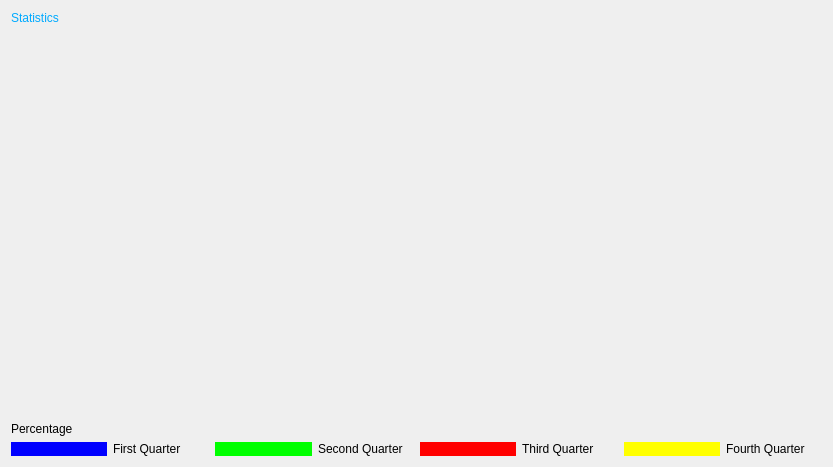
<?xml version="1.0" encoding="UTF-8"?>
<ui version="4.0">
 <class>statistique</class>
 <widget class="QDialog" name="statistique">
  <property name="geometry">
   <rect>
    <x>0</x>
    <y>0</y>
    <width>833</width>
    <height>467</height>
   </rect>
  </property>
  <property name="windowTitle">
   <string>Dialog</string>
  </property>
  <layout class="QGridLayout" name="gridLayout">
   <item row="0" column="0">
    <layout class="QVBoxLayout" name="verticalLayout_3">
     <item>
      <widget class="QLabel" name="label_8">
       <property name="styleSheet">
        <string notr="true">font: 18pt &quot;MS Shell Dlg 2&quot;;
color: rgb(0, 170, 255);</string>
       </property>
       <property name="text">
        <string>Statistics</string>
       </property>
      </widget>
     </item>
     <item>
      <spacer name="verticalSpacer">
       <property name="orientation">
        <enum>Qt::Vertical</enum>
       </property>
       <property name="sizeHint" stdset="0">
        <size>
         <width>20</width>
         <height>40</height>
        </size>
       </property>
      </spacer>
     </item>
     <item>
      <layout class="QHBoxLayout" name="horizontalLayout_5">
       <item>
        <layout class="QVBoxLayout" name="verticalLayout_2">
         <item>
          <widget class="QLabel" name="label">
           <property name="styleSheet">
            <string notr="true">font: 75 italic 14pt &quot;Arial&quot;;</string>
           </property>
           <property name="text">
            <string>Percentage</string>
           </property>
          </widget>
         </item>
         <item>
          <layout class="QHBoxLayout" name="horizontalLayout_6">
           <property name="leftMargin">
            <number>0</number>
           </property>
           <property name="rightMargin">
            <number>0</number>
           </property>
           <item>
            <layout class="QHBoxLayout" name="horizontalLayout_4">
             <item>
              <widget class="QWidget" name="widget" native="true">
               <property name="sizePolicy">
                <sizepolicy hsizetype="Preferred" vsizetype="Preferred">
                 <horstretch>0</horstretch>
                 <verstretch>0</verstretch>
                </sizepolicy>
               </property>
               <property name="minimumSize">
                <size>
                 <width>0</width>
                 <height>0</height>
                </size>
               </property>
               <property name="styleSheet">
                <string notr="true">background-color: rgb(0, 0, 255);</string>
               </property>
              </widget>
             </item>
             <item>
              <widget class="QLabel" name="label_2">
               <property name="styleSheet">
                <string notr="true">font: 12pt &quot;MS Shell Dlg 2&quot;;</string>
               </property>
               <property name="text">
                <string>First Quarter </string>
               </property>
              </widget>
             </item>
            </layout>
           </item>
           <item>
            <layout class="QHBoxLayout" name="horizontalLayout_3">
             <item>
              <widget class="QWidget" name="widget_5" native="true">
               <property name="styleSheet">
                <string notr="true">background-color: rgb(0, 255, 0);</string>
               </property>
              </widget>
             </item>
             <item>
              <widget class="QLabel" name="label_3">
               <property name="styleSheet">
                <string notr="true">font: 12pt &quot;MS Shell Dlg 2&quot;;</string>
               </property>
               <property name="text">
                <string>Second Quarter</string>
               </property>
              </widget>
             </item>
            </layout>
           </item>
           <item>
            <layout class="QHBoxLayout" name="horizontalLayout_2">
             <item>
              <widget class="QWidget" name="widget_3" native="true">
               <property name="styleSheet">
                <string notr="true">background-color: rgb(0, 255, 0);
background-color: rgb(255, 0, 0);</string>
               </property>
              </widget>
             </item>
             <item>
              <widget class="QLabel" name="label_6">
               <property name="styleSheet">
                <string notr="true">font: 12pt &quot;MS Shell Dlg 2&quot;;</string>
               </property>
               <property name="text">
                <string>Third Quarter</string>
               </property>
              </widget>
             </item>
            </layout>
           </item>
           <item>
            <layout class="QHBoxLayout" name="horizontalLayout">
             <item>
              <widget class="QWidget" name="widget_4" native="true">
               <property name="styleSheet">
                <string notr="true">background-color: rgb(0, 255, 0);
background-color: rgb(255, 255, 0);</string>
               </property>
              </widget>
             </item>
             <item>
              <widget class="QLabel" name="label_5">
               <property name="styleSheet">
                <string notr="true">font: 12pt &quot;MS Shell Dlg 2&quot;;</string>
               </property>
               <property name="text">
                <string>Fourth Quarter</string>
               </property>
              </widget>
             </item>
            </layout>
           </item>
          </layout>
         </item>
        </layout>
       </item>
      </layout>
     </item>
    </layout>
   </item>
  </layout>
 </widget>
 <resources/>
 <connections/>
</ui>
